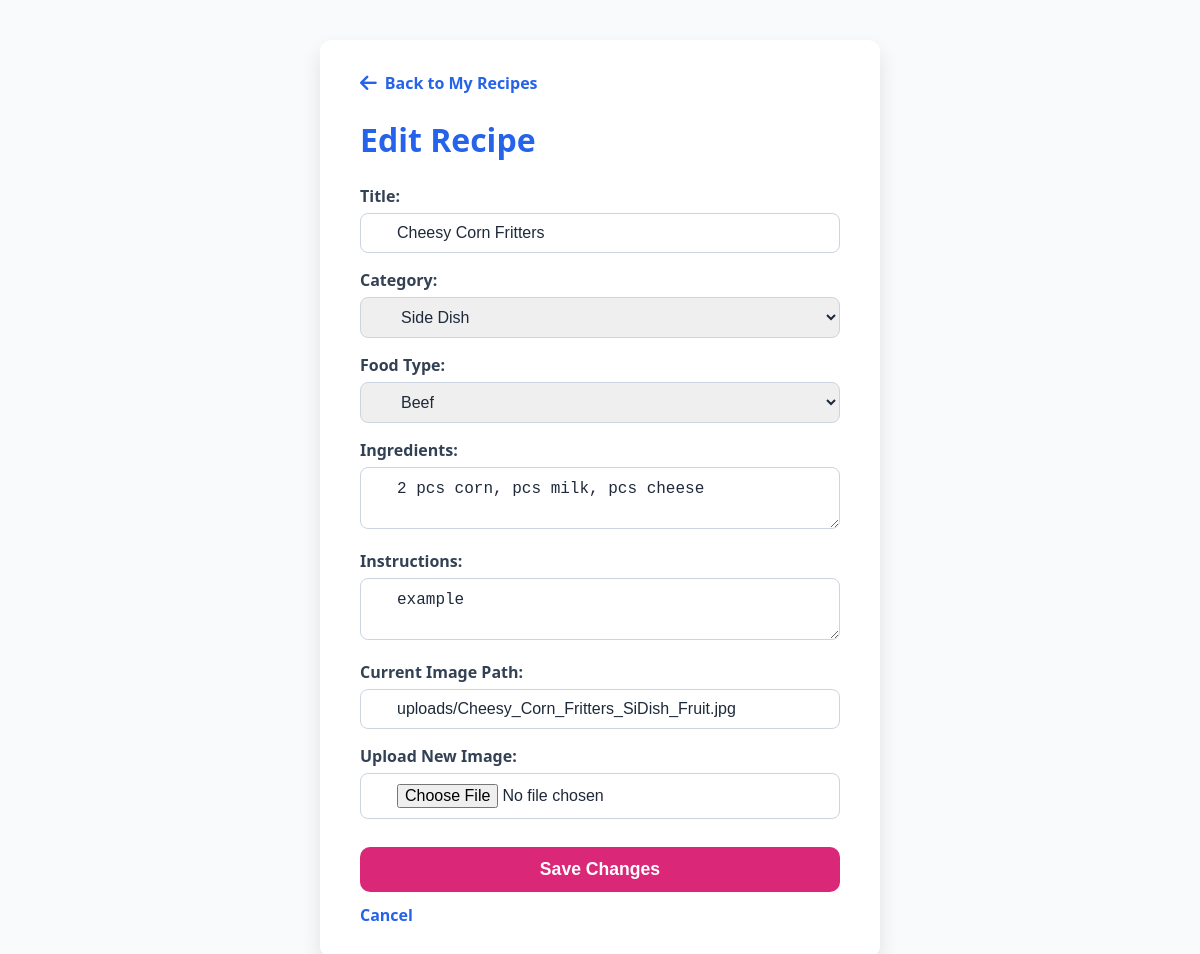
Screenshot of /edit_recipe/40 (signed in) with the database file from the repository.
### tables this page shows
CREATE TABLE recipes (
        id INTEGER PRIMARY KEY AUTOINCREMENT,
        title TEXT NOT NULL,
        ingredients TEXT NOT NULL,
        instructions TEXT NOT NULL,
        category TEXT,
        created_at TIMESTAMP DEFAULT CURRENT_TIMESTAMP
    , image_path TEXT, user_id INTEGER, name TEXT, food_type TEXT, prep_time TEXT, cook_time TEXT, total_time TEXT, cuisine TEXT, rating REAL DEFAULT 0, recipe_by TEXT);

CREATE TABLE categories (
            id INTEGER PRIMARY KEY AUTOINCREMENT,
            name TEXT UNIQUE NOT NULL
        );

### app.py (the view, shortened to what this page needs)
@app.route('/edit_recipe/<int:recipe_id>', methods=['GET', 'POST'])
@login_required
def edit_recipe(recipe_id):
    conn = get_db()
    cursor = conn.cursor()
    cursor.execute("SELECT name FROM categories ORDER BY name")
    categories = [row[0] for row in cursor.fetchall()]
    cursor.execute("SELECT name FROM food_types ORDER BY name")
    food_types = [row[0] for row in cursor.fetchall()]
    cursor.execute('SELECT * FROM recipes WHERE id = ?', (recipe_id,))
    recipe = cursor.fetchone()
    conn.close()
    return render_template('profiles/edit_recipe.html', recipe=dict(recipe), categories=categories, food_types=food_types)

### app.py (called while the page is built)
def get_db():
    conn = sqlite3.connect(DATABASE, check_same_thread=False)
    conn.row_factory = sqlite3.Row
    return conn

@login_manager.user_loader
def load_user(user_id):
    if user_id == "0":
        return User(id=0, username="shanaiPuray", email="puray@gmail.com", role="admin")
    conn = get_db()
    cursor = conn.cursor()
    cursor.execute("SELECT * FROM users WHERE id = ?", (user_id,))
    user = cursor.fetchone()
    conn.close()
    if user:
        role = user["role"] if "role" in user.keys() else "user"
        return User(id=user["id"], username=user["username"], email=user["email"], role=role)
    return None

@app.context_processor
def inject_cuisines():
    conn = get_db()
    cursor = conn.cursor()
    cursor.execute("SELECT DISTINCT cuisine FROM recipes WHERE cuisine IS NOT NULL AND cuisine != ''")
    cuisines = [row[0] for row in cursor.fetchall()]
    conn.close()
    return {'cuisines': cuisines}

### templates/profiles/edit_recipe.html (shortened to what this page needs)
<!DOCTYPE html>
<html lang="en">
<head>
    <link rel="stylesheet" href="https://cdnjs.cloudflare.com/ajax/libs/font-awesome/6.0.0-beta3/css/all.min.css" />
</head>
<body>
    <div class="container">
        <a href="{{ url_for('own_recipes') }}" class="return-home"><i class="fas fa-arrow-left"></i> Back to My Recipes</a>
        <h1>Edit Recipe</h1>
        <form action="" method="post" enctype="multipart/form-data" novalidate>
            <label for="title">Title:</label>
            <input type="text" name="title" id="title" value="{{ recipe.title }}" required />
            <label for="category">Category:</label>
            <select name="category" id="category" required>
                {% for category in categories %}
                <option value="{{ category }}" {% if recipe.category == category %}selected{% endif %}>{{ category }}</option>
                {% endfor %}
            </select>
            <label for="food-type">Food Type:</label>
            <select name="food_type" id="food-type" required>
                {% for food_type in food_types %}
                <option value="{{ food_type }}" {% if recipe.food_type == food_type %}selected{% endif %}>{{ food_type }}</option>
                {% endfor %}
            </select>
            <label for="ingredients">Ingredients:</label>
            <textarea name="ingredients" id="ingredients" required>{{ recipe.ingredients }}</textarea>
            <label for="instructions">Instructions:</label>
            <textarea name="instructions" id="instructions" required>{{ recipe.instructions }}</textarea>
            <label for="image_path">Current Image Path:</label>
            <input type="text" name="image_path" id="image_path" value="{{ recipe.image_path }}" readonly />
            <label for="image">Upload New Image:</label>
            <input type="file" name="image" id="image" />
            <button type="submit">Save Changes</button>
            <a href="{{ url_for('own_recipes') }}" class="cancel-btn">Cancel</a>
        </form>
    </div>
</body>
</html>

### templates/profiles/edit_recipe.html (style rules this page uses)
body { font-family: 'Segoe UI', Tahoma, Geneva, Verdana, sans-serif; background-color: #f9fafb; color: #1e293b; margin: 0; padding: 40px 24px; display: flex; justify-content: center; min-height: 100vh; align-items: flex-start; }
.container { background: #fff; border-radius: 12px; box-shadow: 0 10px 20px rgba(0,0,0,0.1); padding: 32px 40px; width: 100%; max-width: 480px; }
.return-home { display: inline-flex; align-items: center; text-decoration: none; color: #2563eb; font-weight: 600; margin-bottom: 24px; transition: color 0.3s ease; user-select: none; }
.return-home i { margin-right: 8px; font-size: 1.2rem; }
h1 { margin-top: 0; margin-bottom: 24px; font-size: 2rem; font-weight: 700; color: #2563eb; user-select: none; }
form label { display: block; margin-bottom: 6px; font-weight: 600; color: #334155; }
form input[type="text"], form select, form textarea, form input[type="file"] { width: 100%; padding: 10px 12px 10px 36px; border: 1.5px solid #cbd5e1; border-radius: 8px; font-size: 1rem; color: #1e293b; transition: border-color 0.3s ease; box-sizing: border-box; background-repeat: no-repeat; background-position: 10px center; background-size: 18px 18px; margin-bottom: 16px; }
form textarea { resize: vertical; padding-top: 12px; padding-bottom: 12px; }
#title { background-image: url('https://cdnjs.cloudflare.com/ajax/libs/font-awesome/6.0.0-beta3/svgs/solid/utensils.svg'); }
#category { background-image: url('https://cdnjs.cloudflare.com/ajax/libs/font-awesome/6.0.0-beta3/svgs/solid/tags.svg'); }
#food-type { background-image: url('https://cdnjs.cloudflare.com/ajax/libs/font-awesome/6.0.0-beta3/svgs/solid/drumstick-bite.svg'); }
#ingredients { background-image: url('https://cdnjs.cloudflare.com/ajax/libs/font-awesome/6.0.0-beta3/svgs/solid/leaf.svg'); }
#instructions { background-image: url('https://cdnjs.cloudflare.com/ajax/libs/font-awesome/6.0.0-beta3/svgs/solid/pen.svg'); }
#image_path { background-image: url('https://cdnjs.cloudflare.com/ajax/libs/font-awesome/6.0.0-beta3/svgs/solid/image.svg'); }
#image { background-image: url('https://cdnjs.cloudflare.com/ajax/libs/font-awesome/6.0.0-beta3/svgs/solid/upload.svg'); }
button[type="submit"] { background-color: #db2777; color: white; font-weight: 700; padding: 12px 24px; border: none; border-radius: 10px; cursor: pointer; font-size: 1.1rem; transition: background-color 0.3s ease; margin-top: 12px; width: 100%; user-select: none; }
a.cancel-btn { display: inline-block; margin-top: 12px; color: #2563eb; font-weight: 600; text-decoration: none; user-select: none; transition: color 0.3s ease; }

### rows the page displays
recipes: title "Cheesy Corn Fritters", category "Side Dish", ingredients "2 pcs corn, pcs milk, pcs cheese", instructions "example", image_path "uploads/Cheesy_Corn_Fritters_SiDish_Fruit.jpg"

### other values shown
form field food_type "Beef"
